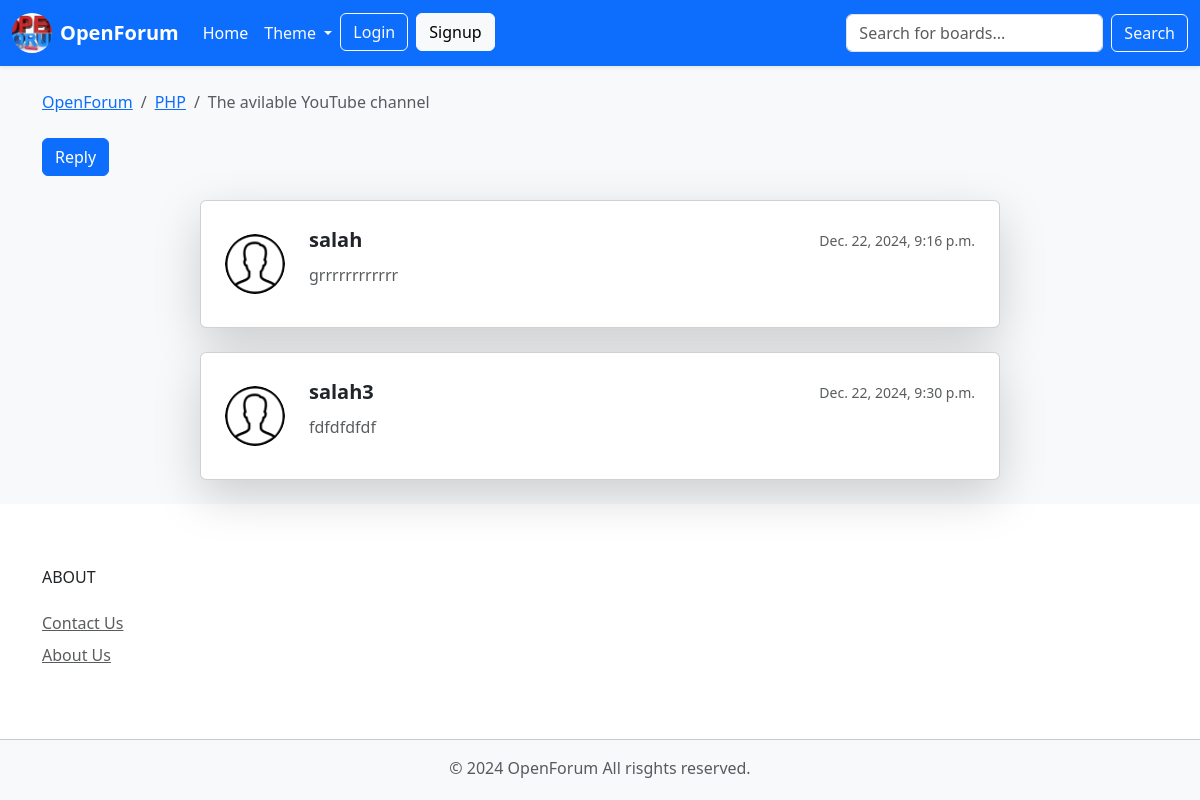
Screenshot of /forums/1/topics/1 with the database file from the repository.
### forums/models.py (models this page shows, shortened)
class ForumSectionModel(models.Model):
    SectionSubject = models.CharField(max_length=255)
    board = models.ForeignKey(forummodel,related_name='forms',on_delete=models.CASCADE)
    created_by = models.ForeignKey(User,related_name='forms',on_delete=models.CASCADE)
    created_dt = models.DateTimeField(auto_now_add=True)
    views = models.PositiveIntegerField(default=0)
    updated_by = models.ForeignKey(User,null=True,related_name='+',on_delete=models.CASCADE)
    updated_dt = models.DateTimeField(null=True)

class forummodel(models.Model):
    ForumTitile = models.CharField(max_length=50, unique=True)
    ForumDescription = models.CharField(max_length=150)
    ForumImage = models.ImageField(
        upload_to='board_images/',       # Directory within MEDIA_ROOT
        null=True,                       # Allow null values in the database
        blank=True,                      # Allow leaving the field blank in forms
        default='board_images/bootstrap.png'  # Path to the default image
    )

class CommentModel(models.Model):
    massg = models.TextField(max_length=4000)
    section = models.ForeignKey(ForumSectionModel,related_name='comt',on_delete=models.CASCADE)
    created_by = models.ForeignKey(User,related_name='comt',on_delete=models.CASCADE)
    created_dt = models.DateTimeField(auto_now_add=True)
    updated_by = models.ForeignKey(User,null=True,related_name='+',on_delete=models.CASCADE)
    updated_dt = models.DateTimeField(null=True)

### forums/views.py (the view)
def topic_posts(request,board_id,topic_id):
    topic = get_object_or_404(ForumSectionModel,board__pk=board_id,pk=topic_id)
    session_key = 'view_topic_{}'.format(topic.pk)
    if not request.session.get(session_key,False):
        topic.views +=1
        topic.save()
        request.session[session_key] = True
    return render(request,'topic_posts.html',{'topic':topic})

### templates/topic_posts.html (shortened to what this page needs)
{% extends 'base.html' %}
{%load static%}
{% block breadcrumb %}
   <li class="breadcrumb-item "><a href="{% url 'home' %}">OpenForum</a></li>
   <li class="breadcrumb-item "><a href="{% url 'board_topics' topic.board.pk %}">{{ topic.board.ForumTitile}}</a></li>
        <li class="breadcrumb-item active">{{topic.SectionSubject}}</li>
{%endblock%}
{% block content %}
<div class="mb-4">
<a href="{% url 'reply_topic' topic.board.pk  topic.pk%}" class="btn btn-primary">Reply</a>
</div>
    {% for post in topic.comt.all %}
    <div class="container my-4">
      <div class="card shadow-lg mx-auto" style="max-width: 800px;">
        <div class="card-body p-4">
          <div class="row align-items-center">
            <div class="col-auto">
              <img src="{% static 'img/user.png' %}" alt="{{ post.created_by.username }}" class="rounded-circle img-fluid" style="width: 60px; height: 60px; object-fit: cover;">
            </div>
            <div class="col">
              <div class="d-flex justify-content-between align-items-center mb-2">
                <strong class="text-dark fs-5">{{ post.created_by.username }}</strong>
                <small class="text-muted">{{ post.created_dt }}</small>
              </div>
              <p class="text-muted mb-3">{{ post.massg }}</p>
            </div>
          </div>
        </div>
      </div>
    </div>
  {% endfor %}
{% endblock %}

### rows the page displays
ForumSectionModel: board.ForumTitile "PHP", SectionSubject "The avilable YouTube channel"
CommentModel: created_by.username "salah", created_dt "Dec. 22, 2024, 9:16 p.m.", massg "grrrrrrrrrrrr"
CommentModel: created_by.username "salah3", created_dt "Dec. 22, 2024, 9:30 p.m.", massg "fdfdfdfdf"
